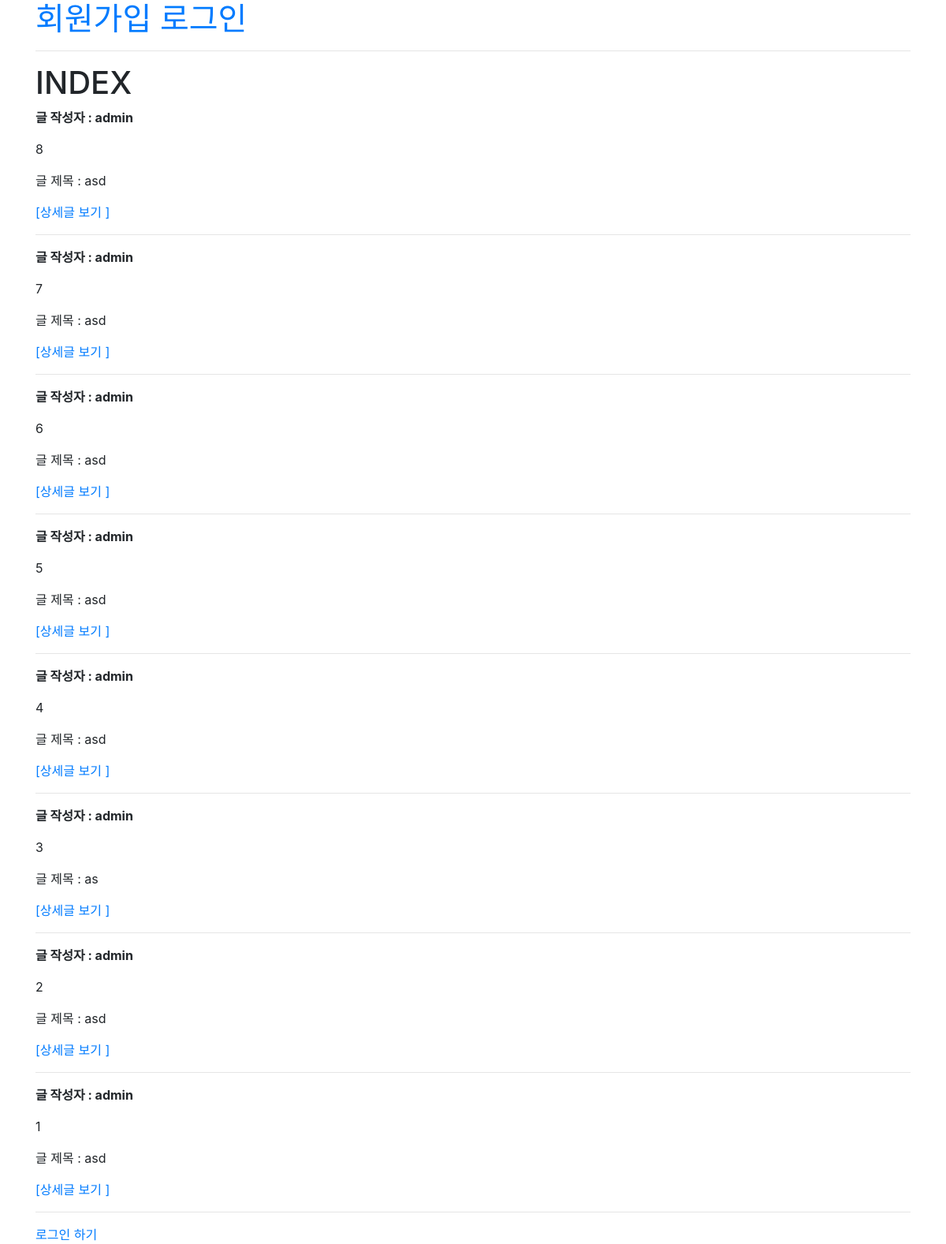
The app's page /boards/ with its own data.
### boards/models.py (models this page shows, shortened)
class Board(models.Model):
    title = models.CharField(max_length= 20)
    content = models.TextField()
    created_at = models.DateTimeField(auto_now_add = True)
    updated_at = models.DateTimeField(auto_now = True)
    user = models.ForeignKey(settings.AUTH_USER_MODEL, on_delete=models.CASCADE)
    like_users = models.ManyToManyField(settings.AUTH_USER_MODEL , related_name = 'like_boards', blank= True)

### boards/views.py (the view)
# urls.py: path('',views.index,name= 'index'),
def index(request):
    boards = Board.objects.all()[::-1]
    return render(request,'boards/index.html',{'boards':boards} )

### boards/templates/boards/index.html
{%extends 'boards/base.html'%}
{%block body%}
<h1>INDEX</h1>
{%for board in boards%}
<p><b>글 작성자 : {{ board.user }}</b></p>
<p>{{board.pk}}</p>
<p>글 제목 : {{board.title}}</p>
<a href="{% url 'boards:detail' board.pk%}">[상세글 보기 ]</a>
<hr>
{%endfor%}
    {% if user.is_authenticated %}
    <a href = '{% url 'boards:create'%}'> 글 작성하기</a>
    {% else%}
    <a href = '{% url 'accounts:login'%}'> 로그인 하기 </a>
    {% endif %}
{%endblock%}

### boards/templates/boards/base.html (shortened to what this page needs)
<!DOCTYPE html>
<html lang="en">
<head>
     <link rel="stylesheet" href="https://stackpath.bootstrapcdn.com/bootstrap/4.3.1/css/bootstrap.min.css">
</head>
<body>
    <div class = container>
    {%if user.is_authenticated %}
        <h1>안녕. {{user.username}}</h1>
        <a href="{% url 'accounts:edit'%}">[회원 정보 수정]</a>
        <a href="{% url 'accounts:change_password'%}">[비밀번호 변경]</a>
        <form action = '{% url 'accounts:delete'%}' method = 'POST' style = 'display:inline;'>
            {%csrf_token%}
            <input type="submit" value="회원탈퇴"/>
        </form>
        <form action = '{% url 'accounts:logout'%}' method = 'POST' style = 'display:inline;'>
            {%csrf_token%}
            <input type="submit" value="로그아웃"/>
        </form>
    {%else%}
        <h1>
            <a href='{% url 'accounts:signup'%}'>회원가입</a>
            <a href='{% url 'accounts:login'%}'>로그인</a>
        </h1>
    {%endif%}
        <hr>
        {% block body%}
        {% endblock%}
    </div>
</body>
</html>

### records on screen
Board: user "admin", pk "8", title "asd"
Board: user "admin", pk "7", title "asd"
Board: user "admin", pk "6", title "asd"
Board: user "admin", pk "5", title "asd"
Board: user "admin", pk "4", title "asd"
Board: user "admin", pk "3", title "as"
Board: user "admin", pk "2", title "asd"
Board: user "admin", pk "1", title "asd"
